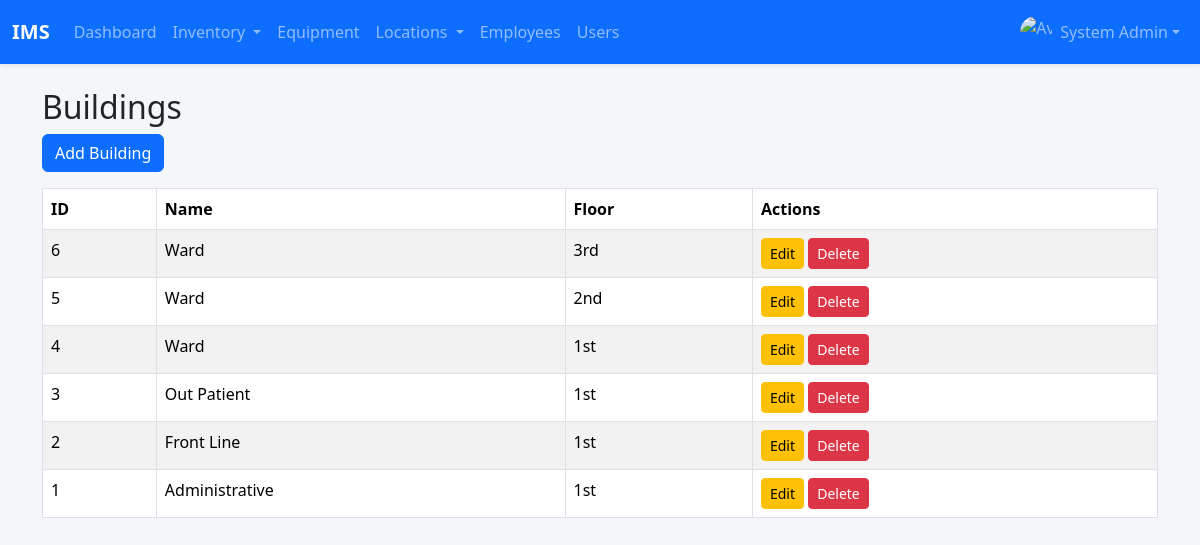
/buildings.php (signed in), run on the app's committed database.
### tables this page shows
CREATE TABLE `users` (
  `id` int(11) NOT NULL,
  `firstname` varchar(100) DEFAULT NULL,
  `lastname` varchar(100) DEFAULT NULL,
  `username` varchar(80) DEFAULT NULL,
  `password` varchar(255) DEFAULT NULL,
  `avatar` varchar(255) DEFAULT NULL,
  `role` enum('admin','staff') DEFAULT 'staff',
  `created_at` timestamp NOT NULL DEFAULT current_timestamp()
);

CREATE TABLE `buildings` (
  `id` int(11) NOT NULL,
  `name` varchar(255) NOT NULL,
  `floor` int(11) NOT NULL DEFAULT 1
);

### config.php (called while the page is built, shortened)
<?php
$mysqli = new mysqli('localhost', 'root', '', 'inventory_db');
function e($string) {
    return htmlspecialchars($string, ENT_QUOTES, 'UTF-8');
}
function current_user() {
    global $mysqli;
    $uid = intval($_SESSION['user_id']);
    $res = $mysqli->query("SELECT * FROM users WHERE id = $uid LIMIT 1");
    return $res ? $res->fetch_assoc() : null;
}
?>

### buildings.php (the view, shortened to what this page needs)
<?php
include 'header.php';
function ordinal($number) {
    $ends = ['th','st','nd','rd','th','th','th','th','th','th'];
    if (($number % 100) >= 11 && ($number % 100) <= 13) {
        return $number.'th';
    } else {
        return $number.$ends[$number % 10];
    }
}
$res = $mysqli->query("SELECT * FROM buildings ORDER BY id DESC");
?>
<div class="container mt-4">
    <h2>Buildings</h2>
    <button class="btn btn-primary mb-3" data-bs-toggle="modal" data-bs-target="#buildingModal" onclick="openModal()">Add Building</button>
    <table class="table table-bordered table-striped">
        <thead>
            <tr>
                <th>ID</th>
                <th>Name</th>
                <th>Floor</th>
                <th>Actions</th>
            </tr>
        </thead>
        <tbody>
            <?php while($r = $res->fetch_assoc()): ?>
            <tr>
                <td><?= $r['id'] ?></td>
                <td><?= e($r['name']) ?></td>
                <td><?= ordinal($r['floor']) ?></td>
                <td>
                    <button class="btn btn-sm btn-warning" data-bs-toggle="modal" data-bs-target="#buildingModal"
                            onclick="openModal(<?= $r['id'] ?>,'<?= e($r['name']) ?>', <?= $r['floor'] ?>)">Edit</button>
                    <a href="buildings.php?action=delete&id=<?= $r['id'] ?>" class="btn btn-sm btn-danger" onclick="return confirm('Delete this building?')">Delete</a>
                </td>
            </tr>
            <?php endwhile; ?>
        </tbody>
    </table>
</div>

### header.php (shortened to what this page needs)
<?php
require_once 'config.php';
?>
<!DOCTYPE html>
<html lang="en">
<head>
    <link href="https://cdn.jsdelivr.net/npm/bootstrap@5.3.2/dist/css/bootstrap.min.css" rel="stylesheet">
</head>
<body>
<?php
$u = current_user();
?>
<nav class="navbar navbar-expand-lg navbar-dark bg-primary mb-4 shadow-sm">
    <div class="container-fluid">
        <a class="navbar-brand fw-bold" href="dashboard.php">IMS</a>
        <div class="collapse navbar-collapse" id="mainNavbar">
            <ul class="navbar-nav me-auto mb-2 mb-lg-0">
                <li class="nav-item">
                    <a class="nav-link" href="dashboard.php">Dashboard</a>
                </li>
                <li class="nav-item dropdown">
                    <a class="nav-link dropdown-toggle" href="#" role="button" data-bs-toggle="dropdown">
                        Inventory
                    </a>
                </li>
                <li class="nav-item">
                    <a class="nav-link" href="equipment.php">Equipment</a>
                </li>
                <?php if($u['role'] === 'admin'): ?>
                <li class="nav-item dropdown">
                    <a class="nav-link dropdown-toggle" href="#" role="button" data-bs-toggle="dropdown">
                        Locations
                    </a>
                </li>
                <li class="nav-item">
                    <a class="nav-link" href="employees.php">
                        <i class="fas fa-users"></i> Employees
                    </a>
                </li>
                <li class="nav-item">
                    <a class="nav-link" href="users.php">Users</a>
                </li>
                <?php endif; ?>
            </ul>
            <ul class="navbar-nav ms-auto">
                <li class="nav-item dropdown">
                    <a class="nav-link dropdown-toggle d-flex align-items-center" href="#" data-bs-toggle="dropdown">
                        <img src="<?= !empty($u['avatar']) ? 'uploads/avatars/'.$u['avatar'] : 'assets/img/default-avatar.png' ?>"
                             alt="Avatar"
                             class="rounded-circle me-2"
                             style="width: 32px; height: 32px; object-fit: cover;">
                        <span><?= e($u['firstname'].' '.$u['lastname']) ?></span>
                    </a>
                </li>
            </ul>
        </div>
    </div>
</nav>
</body>
</html>

### header.php (style rules this page uses)
body { background: #f5f6fa; }

### data on the page
users: firstname+lastname "System Admin"
buildings: id "6", name "Ward", floor "3rd"
buildings: id "5", name "Ward", floor "2nd"
buildings: id "4", name "Ward", floor "1st"
buildings: id "3", name "Out Patient", floor "1st"
buildings: id "2", name "Front Line", floor "1st"
buildings: id "1", name "Administrative", floor "1st"
